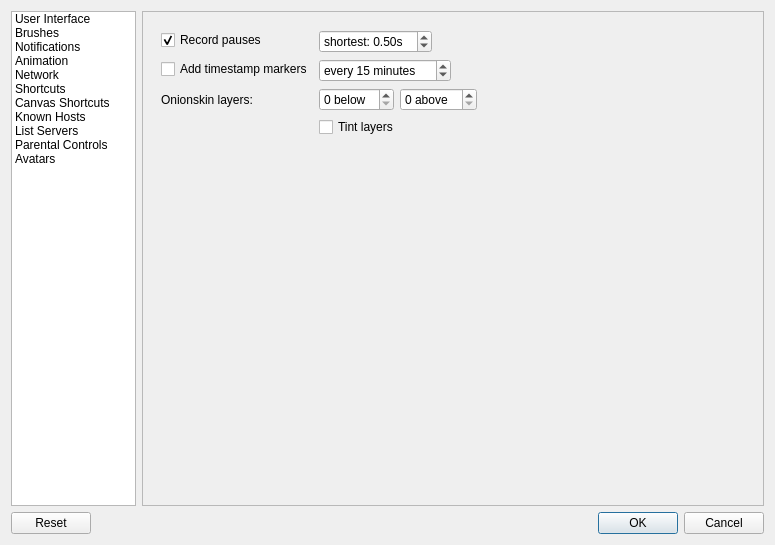
<?xml version="1.0" encoding="UTF-8"?>
<ui version="4.0">
 <class>SettingsDialog</class>
 <widget class="QDialog" name="SettingsDialog">
  <property name="geometry">
   <rect>
    <x>0</x>
    <y>0</y>
    <width>775</width>
    <height>545</height>
   </rect>
  </property>
  <property name="windowTitle">
   <string>Preferences</string>
  </property>
  <layout class="QVBoxLayout" name="verticalLayout_2">
   <item>
    <layout class="QHBoxLayout" name="horizontalLayout_8" stretch="1,5">
     <item>
      <widget class="QListWidget" name="pager">
       <item>
        <property name="text">
         <string>User Interface</string>
        </property>
       </item>
       <item>
        <property name="text">
         <string>Brushes</string>
        </property>
       </item>
       <item>
        <property name="text">
         <string>Notifications</string>
        </property>
       </item>
       <item>
        <property name="text">
         <string>Animation</string>
        </property>
       </item>
       <item>
        <property name="text">
         <string>Network</string>
        </property>
       </item>
       <item>
        <property name="text">
         <string>Shortcuts</string>
        </property>
       </item>
       <item>
        <property name="text">
         <string>Canvas Shortcuts</string>
        </property>
       </item>
       <item>
        <property name="text">
         <string>Known Hosts</string>
        </property>
       </item>
       <item>
        <property name="text">
         <string>List Servers</string>
        </property>
       </item>
       <item>
        <property name="text">
         <string>Parental Controls</string>
        </property>
       </item>
       <item>
        <property name="text">
         <string>Avatars</string>
        </property>
       </item>
      </widget>
     </item>
     <item>
      <widget class="QFrame" name="frame">
       <property name="frameShape">
        <enum>QFrame::StyledPanel</enum>
       </property>
       <property name="frameShadow">
        <enum>QFrame::Raised</enum>
       </property>
       <layout class="QVBoxLayout" name="verticalLayout_4">
        <item>
         <widget class="QStackedWidget" name="stackedWidget">
          <property name="currentIndex">
           <number>3</number>
          </property>
          <widget class="QWidget" name="stackedWidgetPage1">
           <layout class="QFormLayout" name="formLayout_2">
            <property name="fieldGrowthPolicy">
             <enum>QFormLayout::ExpandingFieldsGrow</enum>
            </property>
            <item row="2" column="0">
             <widget class="QLabel" name="label_3">
              <property name="text">
               <string>Language:</string>
              </property>
             </widget>
            </item>
            <item row="2" column="1">
             <widget class="QComboBox" name="languageBox"/>
            </item>
            <item row="3" column="0">
             <widget class="QLabel" name="label_4">
              <property name="text">
               <string>Theme:</string>
              </property>
             </widget>
            </item>
            <item row="3" column="1">
             <widget class="QCheckBox" name="nightmode">
              <property name="text">
               <string>Night mode (requires restart)</string>
              </property>
             </widget>
            </item>
            <item row="4" column="0">
             <widget class="QLabel" name="label_17">
              <property name="text">
               <string>Logging:</string>
              </property>
             </widget>
            </item>
            <item row="4" column="1">
             <widget class="QCheckBox" name="logfile">
              <property name="text">
               <string>Write log file</string>
              </property>
             </widget>
            </item>
            <item row="5" column="1">
             <spacer name="verticalSpacer_2">
              <property name="orientation">
               <enum>Qt::Vertical</enum>
              </property>
              <property name="sizeType">
               <enum>QSizePolicy::Fixed</enum>
              </property>
              <property name="sizeHint" stdset="0">
               <size>
                <width>20</width>
                <height>5</height>
               </size>
              </property>
             </spacer>
            </item>
            <item row="6" column="0">
             <widget class="QLabel" name="label_7">
              <property name="text">
               <string>Tablet:</string>
              </property>
             </widget>
            </item>
            <item row="6" column="1">
             <widget class="QCheckBox" name="tabletSupport">
              <property name="text">
               <string>Enable pressure sensitivity</string>
              </property>
              <property name="checked">
               <bool>true</bool>
              </property>
             </widget>
            </item>
            <item row="7" column="1">
             <widget class="QCheckBox" name="windowsink">
              <property name="text">
               <string>Use Windows Ink (requires restart)</string>
              </property>
             </widget>
            </item>
            <item row="8" column="1">
             <widget class="QCheckBox" name="relativePenModeHack">
              <property name="text">
               <string>Enable relative pen mode hack (Wintab only)</string>
              </property>
             </widget>
            </item>
            <item row="9" column="1">
             <widget class="QCheckBox" name="tabletEraser">
              <property name="text">
               <string>Detect eraser tip</string>
              </property>
             </widget>
            </item>
            <item row="10" column="1">
             <spacer name="verticalSpacer_5">
              <property name="orientation">
               <enum>Qt::Vertical</enum>
              </property>
              <property name="sizeType">
               <enum>QSizePolicy::Fixed</enum>
              </property>
              <property name="sizeHint" stdset="0">
               <size>
                <width>20</width>
                <height>5</height>
               </size>
              </property>
             </spacer>
            </item>
            <item row="11" column="0">
             <widget class="QLabel" name="label_12">
              <property name="text">
               <string>Touch:</string>
              </property>
             </widget>
            </item>
            <item row="11" column="1">
             <widget class="QCheckBox" name="touchscroll">
              <property name="text">
               <string>Scroll with finger</string>
              </property>
             </widget>
            </item>
            <item row="12" column="1">
             <widget class="QCheckBox" name="touchpinch">
              <property name="text">
               <string>Pinch to zoom</string>
              </property>
             </widget>
            </item>
            <item row="13" column="1">
             <widget class="QCheckBox" name="touchtwist">
              <property name="text">
               <string>Twist to rotate</string>
              </property>
             </widget>
            </item>
            <item row="14" column="1">
             <spacer name="verticalSpacer_3">
              <property name="orientation">
               <enum>Qt::Vertical</enum>
              </property>
              <property name="sizeType">
               <enum>QSizePolicy::Fixed</enum>
              </property>
              <property name="sizeHint" stdset="0">
               <size>
                <width>20</width>
                <height>5</height>
               </size>
              </property>
             </spacer>
            </item>
            <item row="16" column="0">
             <widget class="QLabel" name="label_11">
              <property name="text">
               <string>Autosave interval:</string>
              </property>
             </widget>
            </item>
            <item row="16" column="1">
             <widget class="QSpinBox" name="autosaveInterval">
              <property name="suffix">
               <string> s</string>
              </property>
              <property name="minimum">
               <number>1</number>
              </property>
              <property name="maximum">
               <number>300</number>
              </property>
             </widget>
            </item>
            <item row="17" column="1">
             <spacer name="verticalSpacer_9">
              <property name="orientation">
               <enum>Qt::Vertical</enum>
              </property>
              <property name="sizeType">
               <enum>QSizePolicy::Fixed</enum>
              </property>
              <property name="sizeHint" stdset="0">
               <size>
                <width>20</width>
                <height>5</height>
               </size>
              </property>
             </spacer>
            </item>
            <item row="18" column="1">
             <widget class="QComboBox" name="brushCursorBox">
              <item>
               <property name="text">
                <string>Dot</string>
               </property>
              </item>
              <item>
               <property name="text">
                <string>Crosshair</string>
               </property>
              </item>
              <item>
               <property name="text">
                <string>Arrow</string>
               </property>
              </item>
             </widget>
            </item>
            <item row="23" column="0">
             <widget class="QLabel" name="label_2">
              <property name="text">
               <string>Tools:</string>
              </property>
             </widget>
            </item>
            <item row="23" column="1">
             <widget class="QCheckBox" name="toolToggleShortcut">
              <property name="text">
               <string>Shortcut toggles last selection</string>
              </property>
             </widget>
            </item>
            <item row="24" column="1">
             <widget class="QCheckBox" name="shareBrushSlotColor">
              <property name="text">
               <string>Share color across brush slots</string>
              </property>
             </widget>
            </item>
            <item row="20" column="1">
             <widget class="QDoubleSpinBox" name="brushOutlineWidth">
              <property name="minimum">
               <double>1.000000000000000</double>
              </property>
              <property name="maximum">
               <double>20.000000000000000</double>
              </property>
              <property name="singleStep">
               <double>0.500000000000000</double>
              </property>
              <property name="value">
               <double>1.000000000000000</double>
              </property>
             </widget>
            </item>
            <item row="21" column="1">
             <spacer name="verticalSpacer">
              <property name="orientation">
               <enum>Qt::Vertical</enum>
              </property>
              <property name="sizeType">
               <enum>QSizePolicy::Fixed</enum>
              </property>
              <property name="sizeHint" stdset="0">
               <size>
                <width>20</width>
                <height>5</height>
               </size>
              </property>
             </spacer>
            </item>
            <item row="18" column="0">
             <widget class="QLabel" name="label_16">
              <property name="text">
               <string>Brush cursor:</string>
              </property>
             </widget>
            </item>
            <item row="20" column="0">
             <widget class="QLabel" name="label_30">
              <property name="text">
               <string>Brush outline width:</string>
              </property>
             </widget>
            </item>
           </layout>
          </widget>
          <widget class="QWidget" name="brushPage">
           <layout class="QFormLayout" name="brushFormLayout">
            <property name="fieldGrowthPolicy">
             <enum>QFormLayout::ExpandingFieldsGrow</enum>
            </property>
            <property name="topMargin">
             <number>19</number>
            </property>
            <item row="0" column="0">
             <widget class="QLabel" name="sizeLimitLabel">
              <property name="toolTip">
               <string>The maximum value for the brush size slider. You can always enter larger values manually or via keyboard shortcuts.</string>
              </property>
              <property name="text">
               <string>Size Slider Limit:</string>
              </property>
             </widget>
            </item>
            <item row="0" column="1">
             <layout class="QHBoxLayout" name="sizeLimitLayout">
              <item>
               <widget class="QSlider" name="sizeLimitSlider">
                <property name="toolTip">
                 <string>The maximum value for the brush size slider. You can always enter larger values manually or via keyboard shortcuts.</string>
                </property>
                <property name="maximum">
                 <number>255</number>
                </property>
                <property name="orientation">
                 <enum>Qt::Horizontal</enum>
                </property>
               </widget>
              </item>
              <item>
               <widget class="QSpinBox" name="sizeLimitSpinner">
                <property name="minimumSize">
                 <size>
                  <width>80</width>
                  <height>0</height>
                 </size>
                </property>
                <property name="toolTip">
                 <string>The maximum value for the brush size slider. You can always enter larger values manually or via keyboard shortcuts.</string>
                </property>
                <property name="suffix">
                 <string>px</string>
                </property>
                <property name="minimum">
                 <number>1</number>
                </property>
                <property name="maximum">
                 <number>255</number>
                </property>
               </widget>
              </item>
             </layout>
            </item>
            <item row="1" column="0">
             <widget class="QLabel" name="spacingLimitLabel">
              <property name="toolTip">
               <string>The maximum value for the brush spacing slider. You can always enter larger values manually.</string>
              </property>
              <property name="text">
               <string>Spacing Slider Limit:</string>
              </property>
             </widget>
            </item>
            <item row="1" column="1">
             <layout class="QHBoxLayout" name="spacingLimitLayout">
              <item>
               <widget class="QSlider" name="spacingLimitSlider">
                <property name="toolTip">
                 <string>The maximum value for the brush spacing slider. You can always enter larger values manually.</string>
                </property>
                <property name="maximum">
                 <number>999</number>
                </property>
                <property name="orientation">
                 <enum>Qt::Horizontal</enum>
                </property>
               </widget>
              </item>
              <item>
               <widget class="QSpinBox" name="spacingLimitSpinner">
                <property name="minimumSize">
                 <size>
                  <width>80</width>
                  <height>0</height>
                 </size>
                </property>
                <property name="toolTip">
                 <string>The maximum value for the brush spacing slider. You can always enter larger values manually.</string>
                </property>
                <property name="suffix">
                 <string>%</string>
                </property>
                <property name="minimum">
                 <number>1</number>
                </property>
                <property name="maximum">
                 <number>999</number>
                </property>
               </widget>
              </item>
             </layout>
            </item>
           </layout>
          </widget>
          <widget class="QWidget" name="page_2">
           <layout class="QFormLayout" name="formLayout_6">
            <item row="0" column="0">
             <widget class="QLabel" name="label_9">
              <property name="text">
               <string>Notification volume:</string>
              </property>
             </widget>
            </item>
            <item row="0" column="1">
             <layout class="QHBoxLayout" name="horizontalLayout_4">
              <item>
               <widget class="QSlider" name="notificationVolume">
                <property name="sizePolicy">
                 <sizepolicy hsizetype="Preferred" vsizetype="Fixed">
                  <horstretch>0</horstretch>
                  <verstretch>0</verstretch>
                 </sizepolicy>
                </property>
                <property name="maximum">
                 <number>100</number>
                </property>
                <property name="orientation">
                 <enum>Qt::Horizontal</enum>
                </property>
                <property name="tickPosition">
                 <enum>QSlider::TicksBelow</enum>
                </property>
                <property name="tickInterval">
                 <number>25</number>
                </property>
               </widget>
              </item>
              <item>
               <widget class="QLabel" name="volumeLabel">
                <property name="text">
                 <string notr="true">100%</string>
                </property>
               </widget>
              </item>
             </layout>
            </item>
            <item row="1" column="1">
             <widget class="QCheckBox" name="notifChat">
              <property name="text">
               <string>Chat</string>
              </property>
             </widget>
            </item>
            <item row="2" column="1">
             <widget class="QCheckBox" name="notifMarker">
              <property name="text">
               <string>Recording marker</string>
              </property>
             </widget>
            </item>
            <item row="3" column="1">
             <widget class="QCheckBox" name="notifLogin">
              <property name="text">
               <string>User login and logout</string>
              </property>
             </widget>
            </item>
            <item row="4" column="1">
             <widget class="QCheckBox" name="notifLock">
              <property name="text">
               <string>Canvas lock</string>
              </property>
             </widget>
            </item>
            <item row="1" column="0">
             <widget class="QLabel" name="label_13">
              <property name="text">
               <string>Notifications:</string>
              </property>
             </widget>
            </item>
           </layout>
          </widget>
          <widget class="QWidget" name="stackedWidgetPage2">
           <layout class="QFormLayout" name="formLayout_3">
            <item row="1" column="0">
             <widget class="QCheckBox" name="recordpause">
              <property name="text">
               <string>Record pauses</string>
              </property>
              <property name="checked">
               <bool>true</bool>
              </property>
             </widget>
            </item>
            <item row="1" column="1">
             <layout class="QHBoxLayout" name="horizontalLayout_9">
              <item>
               <widget class="QDoubleSpinBox" name="minimumpause">
                <property name="prefix">
                 <string>shortest: </string>
                </property>
                <property name="suffix">
                 <string>s</string>
                </property>
                <property name="minimum">
                 <double>0.030000000000000</double>
                </property>
                <property name="maximum">
                 <double>60.000000000000000</double>
                </property>
                <property name="singleStep">
                 <double>0.100000000000000</double>
                </property>
                <property name="value">
                 <double>0.500000000000000</double>
                </property>
               </widget>
              </item>
              <item>
               <spacer name="horizontalSpacer_2">
                <property name="orientation">
                 <enum>Qt::Horizontal</enum>
                </property>
                <property name="sizeHint" stdset="0">
                 <size>
                  <width>40</width>
                  <height>20</height>
                 </size>
                </property>
               </spacer>
              </item>
             </layout>
            </item>
            <item row="3" column="0">
             <widget class="QCheckBox" name="recordtimestamp">
              <property name="text">
               <string>Add timestamp markers</string>
              </property>
             </widget>
            </item>
            <item row="3" column="1">
             <layout class="QHBoxLayout" name="horizontalLayout_3">
              <item>
               <widget class="QSpinBox" name="timestampInterval">
                <property name="suffix">
                 <string> minutes</string>
                </property>
                <property name="prefix">
                 <string>every </string>
                </property>
                <property name="minimum">
                 <number>1</number>
                </property>
                <property name="maximum">
                 <number>1440</number>
                </property>
                <property name="singleStep">
                 <number>5</number>
                </property>
                <property name="value">
                 <number>15</number>
                </property>
               </widget>
              </item>
              <item>
               <spacer name="horizontalSpacer_5">
                <property name="orientation">
                 <enum>Qt::Horizontal</enum>
                </property>
                <property name="sizeHint" stdset="0">
                 <size>
                  <width>40</width>
                  <height>20</height>
                 </size>
                </property>
               </spacer>
              </item>
             </layout>
            </item>
            <item row="7" column="0">
             <widget class="QLabel" name="label_10">
              <property name="text">
               <string>Onionskin layers:</string>
              </property>
             </widget>
            </item>
            <item row="7" column="1">
             <layout class="QHBoxLayout" name="horizontalLayout_7">
              <item>
               <widget class="QSpinBox" name="onionskinsBelow">
                <property name="suffix">
                 <string> below</string>
                </property>
               </widget>
              </item>
              <item>
               <widget class="QSpinBox" name="onionskinsAbove">
                <property name="suffix">
                 <string> above</string>
                </property>
                <property name="maximum">
                 <number>10</number>
                </property>
               </widget>
              </item>
              <item>
               <spacer name="horizontalSpacer_3">
                <property name="orientation">
                 <enum>Qt::Horizontal</enum>
                </property>
                <property name="sizeHint" stdset="0">
                 <size>
                  <width>40</width>
                  <height>20</height>
                 </size>
                </property>
               </spacer>
              </item>
             </layout>
            </item>
            <item row="8" column="1">
             <widget class="QCheckBox" name="onionskinTint">
              <property name="text">
               <string>Tint layers</string>
              </property>
             </widget>
            </item>
           </layout>
          </widget>
          <widget class="QWidget" name="stackedWidgetPage3">
           <layout class="QFormLayout" name="formLayout">
            <property name="fieldGrowthPolicy">
             <enum>QFormLayout::FieldsStayAtSizeHint</enum>
            </property>
            <item row="0" column="0">
             <widget class="QLabel" name="label_6">
              <property name="text">
               <string>Connection timeout:</string>
              </property>
             </widget>
            </item>
            <item row="0" column="1">
             <widget class="QSpinBox" name="connTimeout">
              <property name="suffix">
               <string> s</string>
              </property>
              <property name="minimum">
               <number>15</number>
              </property>
              <property name="maximum">
               <number>600</number>
              </property>
              <property name="value">
               <number>60</number>
              </property>
             </widget>
            </item>
            <item row="1" column="0">
             <widget class="QLabel" name="label">
              <property name="text">
               <string>Default server port:</string>
              </property>
             </widget>
            </item>
            <item row="1" column="1">
             <widget class="QSpinBox" name="serverport">
              <property name="maximum">
               <number>65536</number>
              </property>
             </widget>
            </item>
            <item row="2" column="1">
             <widget class="QCheckBox" name="dnssd">
              <property name="text">
               <string>Announce with Zeroconf</string>
              </property>
             </widget>
            </item>
            <item row="3" column="1">
             <widget class="QCheckBox" name="useupnp">
              <property name="text">
               <string>Automatically set up port forwarding with UPnP</string>
              </property>
             </widget>
            </item>
            <item row="4" column="1">
             <widget class="QCheckBox" name="privateUserList">
              <property name="text">
               <string>Never publish user list</string>
              </property>
             </widget>
            </item>
            <item row="5" column="0">
             <widget class="QLabel" name="label_5">
              <property name="text">
               <string>Session history:</string>
              </property>
             </widget>
            </item>
            <item row="5" column="1">
             <widget class="QCheckBox" name="lowspaceAutoreset">
              <property name="text">
               <string>Automatically reset when space is low</string>
              </property>
             </widget>
            </item>
            <item row="6" column="0">
             <widget class="QLabel" name="label_29">
              <property name="text">
               <string>Account passwords:</string>
              </property>
             </widget>
            </item>
            <item row="6" column="1">
             <widget class="QCheckBox" name="insecurePasswordStorage">
              <property name="text">
               <string>Permit insecure storage</string>
              </property>
             </widget>
            </item>
           </layout>
          </widget>
          <widget class="QWidget" name="stackedWidgetPage4">
           <layout class="QVBoxLayout">
            <item>
             <widget class="QLineEdit" name="shortcutFilter">
              <property name="placeholderText">
               <string>Filter</string>
              </property>
             </widget>
            </item>
            <item>
             <widget class="QTableView" name="shortcuts">
              <property name="cornerButtonEnabled">
               <bool>false</bool>
              </property>
              <attribute name="verticalHeaderVisible">
               <bool>false</bool>
              </attribute>
             </widget>
            </item>
           </layout>
          </widget>
          <widget class="QWidget" name="page_4">
           <layout class="QFormLayout" name="formLayout_4">
            <item row="0" column="0">
             <widget class="QLabel" name="label_8">
              <property name="text">
               <string>Drag mode:</string>
              </property>
             </widget>
            </item>
            <item row="0" column="1">
             <widget class="QLabel" name="label_18">
              <property name="text">
               <string>Spacebar / middle mouse button</string>
              </property>
             </widget>
            </item>
            <item row="2" column="0">
             <widget class="QLabel" name="label_19">
              <property name="text">
               <string>Drag rotate view:</string>
              </property>
             </widget>
            </item>
            <item row="2" column="1">
             <widget class="widgets::ModifierKeys" name="dragRotateKeys" native="true"/>
            </item>
            <item row="4" column="0">
             <widget class="QLabel" name="label_21">
              <property name="text">
               <string>Drag zoom view:</string>
              </property>
             </widget>
            </item>
            <item row="4" column="1">
             <widget class="widgets::ModifierKeys" name="dragZoomKeys" native="true"/>
            </item>
            <item row="6" column="0">
             <widget class="QLabel" name="label_20">
              <property name="text">
               <string>Drag tool adjust:</string>
              </property>
             </widget>
            </item>
            <item row="6" column="1">
             <widget class="widgets::ModifierKeys" name="dragQuickAdjustKeys" native="true"/>
            </item>
            <item row="9" column="0">
             <widget class="QLabel" name="label_22">
              <property name="text">
               <string>Scroll zoom view:</string>
              </property>
             </widget>
            </item>
            <item row="9" column="1">
             <widget class="widgets::ModifierKeys" name="scrollZoomKeys" native="true"/>
            </item>
            <item row="11" column="0">
             <widget class="QLabel" name="label_23">
              <property name="text">
               <string>Scroll tool adjust:</string>
              </property>
             </widget>
            </item>
            <item row="11" column="1">
             <widget class="widgets::ModifierKeys" name="scrollQuickAdjustKeys" native="true"/>
            </item>
            <item row="13" column="0">
             <widget class="QLabel" name="label_24">
              <property name="text">
               <string>Color picker mode:</string>
              </property>
             </widget>
            </item>
            <item row="13" column="1">
             <widget class="widgets::ModifierKeys" name="colorPickKeys" native="true"/>
            </item>
            <item row="15" column="0">
             <widget class="QLabel" name="label_25">
              <property name="text">
               <string>Layer picker mode:</string>
              </property>
             </widget>
            </item>
            <item row="15" column="1">
             <widget class="widgets::ModifierKeys" name="layerPickKeys" native="true"/>
            </item>
            <item row="17" column="0">
             <widget class="QLabel" name="label_26">
              <property name="text">
               <string>Tool constrain mode:</string>
              </property>
             </widget>
            </item>
            <item row="17" column="1">
             <widget class="widgets::ModifierKeys" name="toolConstrain1Keys" native="true"/>
            </item>
            <item row="20" column="0">
             <widget class="QLabel" name="label_27">
              <property name="text">
               <string>Tool center mode:</string>
              </property>
             </widget>
            </item>
            <item row="20" column="1">
             <widget class="widgets::ModifierKeys" name="toolConstrain2Keys" native="true"/>
            </item>
            <item row="7" column="0">
             <spacer name="verticalSpacer_4">
              <property name="orientation">
               <enum>Qt::Vertical</enum>
              </property>
              <property name="sizeHint" stdset="0">
               <size>
                <width>20</width>
                <height>10</height>
               </size>
              </property>
             </spacer>
            </item>
            <item row="12" column="0">
             <spacer name="verticalSpacer_10">
              <property name="orientation">
               <enum>Qt::Vertical</enum>
              </property>
              <property name="sizeHint" stdset="0">
               <size>
                <width>20</width>
                <height>10</height>
               </size>
              </property>
             </spacer>
            </item>
            <item row="16" column="0">
             <spacer name="verticalSpacer_11">
              <property name="orientation">
               <enum>Qt::Vertical</enum>
              </property>
              <property name="sizeHint" stdset="0">
               <size>
                <width>20</width>
                <height>10</height>
               </size>
              </property>
             </spacer>
            </item>
            <item row="1" column="0">
             <spacer name="verticalSpacer_12">
              <property name="orientation">
               <enum>Qt::Vertical</enum>
              </property>
              <property name="sizeHint" stdset="0">
               <size>
                <width>20</width>
                <height>10</height>
               </size>
              </property>
             </spacer>
            </item>
            <item row="8" column="0">
             <widget class="QLabel" name="label_28">
              <property name="text">
               <string>Scroll rotate view:</string>
              </property>
             </widget>
            </item>
            <item row="8" column="1">
             <widget class="widgets::ModifierKeys" name="scrollRotateKeys" native="true"/>
            </item>
           </layout>
          </widget>
          <widget class="QWidget" name="stackedWidgetPage5">
           <layout class="QVBoxLayout" name="verticalLayout">
            <item>
             <widget class="QListWidget" name="knownHostList">
              <property name="selectionMode">
               <enum>QAbstractItemView::ExtendedSelection</enum>
              </property>
              <property name="sortingEnabled">
               <bool>true</bool>
              </property>
             </widget>
            </item>
            <item>
             <layout class="QHBoxLayout" name="horizontalLayout_2">
              <item>
               <widget class="QPushButton" name="importTrustedButton">
                <property name="text">
                 <string>Import trusted...</string>
                </property>
               </widget>
              </item>
              <item>
               <spacer name="horizontalSpacer">
                <property name="orientation">
                 <enum>Qt::Horizontal</enum>
                </property>
                <property name="sizeHint" stdset="0">
                 <size>
                  <width>40</width>
                  <height>20</height>
                 </size>
                </property>
               </spacer>
              </item>
              <item>
               <widget class="QPushButton" name="trustKnownHosts">
                <property name="enabled">
                 <bool>false</bool>
                </property>
                <property name="text">
                 <string>Mark as trusted</string>
                </property>
                <property name="icon">
                 <iconset theme="security-high">
                  <normaloff>theme:security-high.svg</normaloff>theme:security-high.svg</iconset>
                </property>
               </widget>
              </item>
              <item>
               <widget class="QPushButton" name="removeKnownHosts">
                <property name="enabled">
                 <bool>false</bool>
                </property>
                <property name="text">
                 <string>Remove</string>
                </property>
               </widget>
              </item>
             </layout>
            </item>
           </layout>
          </widget>
          <widget class="QWidget" name="stackedWidgetPage6">
           <layout class="QVBoxLayout" name="verticalLayout_3">
            <item>
             <widget class="QListView" name="listserverview">
              <property name="verticalScrollMode">
               <enum>QAbstractItemView::ScrollPerPixel</enum>
              </property>
              <property name="horizontalScrollMode">
               <enum>QAbstractItemView::ScrollPerPixel</enum>
              </property>
             </widget>
            </item>
            <item>
             <layout class="QHBoxLayout" name="horizontalLayout_5">
              <item>
               <spacer name="horizontalSpacer_4">
                <property name="orientation">
                 <enum>Qt::Horizontal</enum>
                </property>
                <property name="sizeHint" stdset="0">
                 <size>
                  <width>40</width>
                  <height>20</height>
                 </size>
                </property>
               </spacer>
              </item>
              <item>
               <widget class="QPushButton" name="listserverUp">
                <property name="text">
                 <string>Move up</string>
                </property>
                <property name="icon">
                 <iconset theme="arrow-up">
                  <normaloff>.</normaloff>.</iconset>
                </property>
               </widget>
              </item>
              <item>
               <widget class="QPushButton" name="listserverDown">
                <property name="text">
                 <string>Move down</string>
                </property>
                <property name="icon">
                 <iconset theme="arrow-down">
                  <normaloff>.</normaloff>.</iconset>
                </property>
               </widget>
              </item>
              <item>
               <widget class="QPushButton" name="addListServer">
                <property name="text">
                 <string>Add...</string>
                </property>
               </widget>
              </item>
              <item>
               <widget class="QPushButton" name="removeListServer">
                <property name="text">
                 <string>Remove</string>
                </property>
               </widget>
              </item>
             </layout>
            </item>
           </layout>
          </widget>
          <widget class="QWidget" name="page">
           <layout class="QFormLayout" name="formLayout_5">
            <item row="0" column="0">
             <widget class="QLabel" name="label_15">
              <property name="text">
               <string>NSFM tag words:</string>
              </property>
             </widget>
            </item>
            <item row="0" column="1">
             <widget class="QPlainTextEdit" name="nsfmWords"/>
            </item>
            <item row="1" column="1">
             <widget class="QCheckBox" name="autotagNsfm">
              <property name="text">
               <string>Automatically add NSFM tag based on title</string>
              </property>
             </widget>
            </item>
            <item row="4" column="0">
             <widget class="QLabel" name="label_14">
              <property name="text">
               <string>NSFM sessions:</string>
              </property>
             </widget>
            </item>
            <item row="4" column="1">
             <widget class="QRadioButton" name="nsfmUnrestricted">
              <property name="text">
               <string>&amp;Unrestricted</string>
              </property>
             </widget>
            </item>
            <item row="5" column="1">
             <widget class="QRadioButton" name="nsfmHide">
              <property name="text">
               <string>Hide fro&amp;m listings</string>
              </property>
             </widget>
            </item>
            <item row="6" column="1">
             <widget class="QRadioButton" name="nsfmNoJoin">
              <property name="text">
               <string>Disallow &amp;joining</string>
              </property>
             </widget>
            </item>
            <item row="7" column="1">
             <widget class="QRadioButton" name="nsfmDisconnect">
              <property name="text">
               <string>Disconnect when &amp;tagged as NSFM</string>
              </property>
             </widget>
            </item>
            <item row="9" column="1">
             <widget class="QPushButton" name="nsfmLock">
              <property name="text">
               <string>Lock</string>
              </property>
             </widget>
            </item>
            <item row="3" column="1">
             <spacer name="verticalSpacer_8">
              <property name="orientation">
               <enum>Qt::Vertical</enum>
              </property>
              <property name="sizeHint" stdset="0">
               <size>
                <width>20</width>
                <height>20</height>
               </size>
              </property>
             </spacer>
            </item>
            <item row="8" column="1">
             <widget class="QCheckBox" name="noUncensoring">
              <property name="text">
               <string>Block layer uncensoring</string>
              </property>
             </widget>
            </item>
           </layout>
          </widget>
          <widget class="QWidget" name="page_3">
           <layout class="QVBoxLayout" name="verticalLayout_6">
            <item>
             <widget class="QListView" name="avatarList">
              <property name="viewMode">
               <enum>QListView::IconMode</enum>
              </property>
             </widget>
            </item>
            <item>
             <layout class="QHBoxLayout" name="horizontalLayout_11">
              <item>
               <spacer name="horizontalSpacer_7">
                <property name="orientation">
                 <enum>Qt::Horizontal</enum>
                </property>
                <property name="sizeHint" stdset="0">
                 <size>
                  <width>40</width>
                  <height>20</height>
                 </size>
                </property>
               </spacer>
              </item>
              <item>
               <widget class="QPushButton" name="addAvatar">
                <property name="text">
                 <string>Add...</string>
                </property>
               </widget>
              </item>
              <item>
               <widget class="QPushButton" name="deleteAvatar">
                <property name="text">
                 <string>Delete</string>
                </property>
               </widget>
              </item>
             </layout>
            </item>
           </layout>
          </widget>
         </widget>
        </item>
       </layout>
      </widget>
     </item>
    </layout>
   </item>
   <item>
    <widget class="QDialogButtonBox" name="buttonBox">
     <property name="orientation">
      <enum>Qt::Horizontal</enum>
     </property>
     <property name="standardButtons">
      <set>QDialogButtonBox::Cancel|QDialogButtonBox::Ok|QDialogButtonBox::Reset</set>
     </property>
    </widget>
   </item>
  </layout>
 </widget>
 <customwidgets>
  <customwidget>
   <class>widgets::ModifierKeys</class>
   <extends>QWidget</extends>
   <header>widgets/modifierkeys.h</header>
  </customwidget>
 </customwidgets>
 <resources/>
 <connections>
  <connection>
   <sender>buttonBox</sender>
   <signal>accepted()</signal>
   <receiver>SettingsDialog</receiver>
   <slot>accept()</slot>
   <hints>
    <hint type="sourcelabel">
     <x>245</x>
     <y>520</y>
    </hint>
    <hint type="destinationlabel">
     <x>157</x>
     <y>274</y>
    </hint>
   </hints>
  </connection>
  <connection>
   <sender>buttonBox</sender>
   <signal>rejected()</signal>
   <receiver>SettingsDialog</receiver>
   <slot>reject()</slot>
   <hints>
    <hint type="sourcelabel">
     <x>245</x>
     <y>520</y>
    </hint>
    <hint type="destinationlabel">
     <x>286</x>
     <y>274</y>
    </hint>
   </hints>
  </connection>
  <connection>
   <sender>pager</sender>
   <signal>currentRowChanged(int)</signal>
   <receiver>stackedWidget</receiver>
   <slot>setCurrentIndex(int)</slot>
   <hints>
    <hint type="sourcelabel">
     <x>82</x>
     <y>204</y>
    </hint>
    <hint type="destinationlabel">
     <x>394</x>
     <y>241</y>
    </hint>
   </hints>
  </connection>
  <connection>
   <sender>sizeLimitSlider</sender>
   <signal>valueChanged(int)</signal>
   <receiver>sizeLimitSpinner</receiver>
   <slot>setValue(int)</slot>
   <hints>
    <hint type="sourcelabel">
     <x>479</x>
     <y>52</y>
    </hint>
    <hint type="destinationlabel">
     <x>704</x>
     <y>52</y>
    </hint>
   </hints>
  </connection>
  <connection>
   <sender>sizeLimitSpinner</sender>
   <signal>valueChanged(int)</signal>
   <receiver>sizeLimitSlider</receiver>
   <slot>setValue(int)</slot>
   <hints>
    <hint type="sourcelabel">
     <x>704</x>
     <y>52</y>
    </hint>
    <hint type="destinationlabel">
     <x>479</x>
     <y>52</y>
    </hint>
   </hints>
  </connection>
  <connection>
   <sender>spacingLimitSlider</sender>
   <signal>valueChanged(int)</signal>
   <receiver>spacingLimitSpinner</receiver>
   <slot>setValue(int)</slot>
   <hints>
    <hint type="sourcelabel">
     <x>479</x>
     <y>86</y>
    </hint>
    <hint type="destinationlabel">
     <x>704</x>
     <y>86</y>
    </hint>
   </hints>
  </connection>
  <connection>
   <sender>spacingLimitSpinner</sender>
   <signal>valueChanged(int)</signal>
   <receiver>spacingLimitSlider</receiver>
   <slot>setValue(int)</slot>
   <hints>
    <hint type="sourcelabel">
     <x>704</x>
     <y>86</y>
    </hint>
    <hint type="destinationlabel">
     <x>479</x>
     <y>86</y>
    </hint>
   </hints>
  </connection>
 </connections>
</ui>
